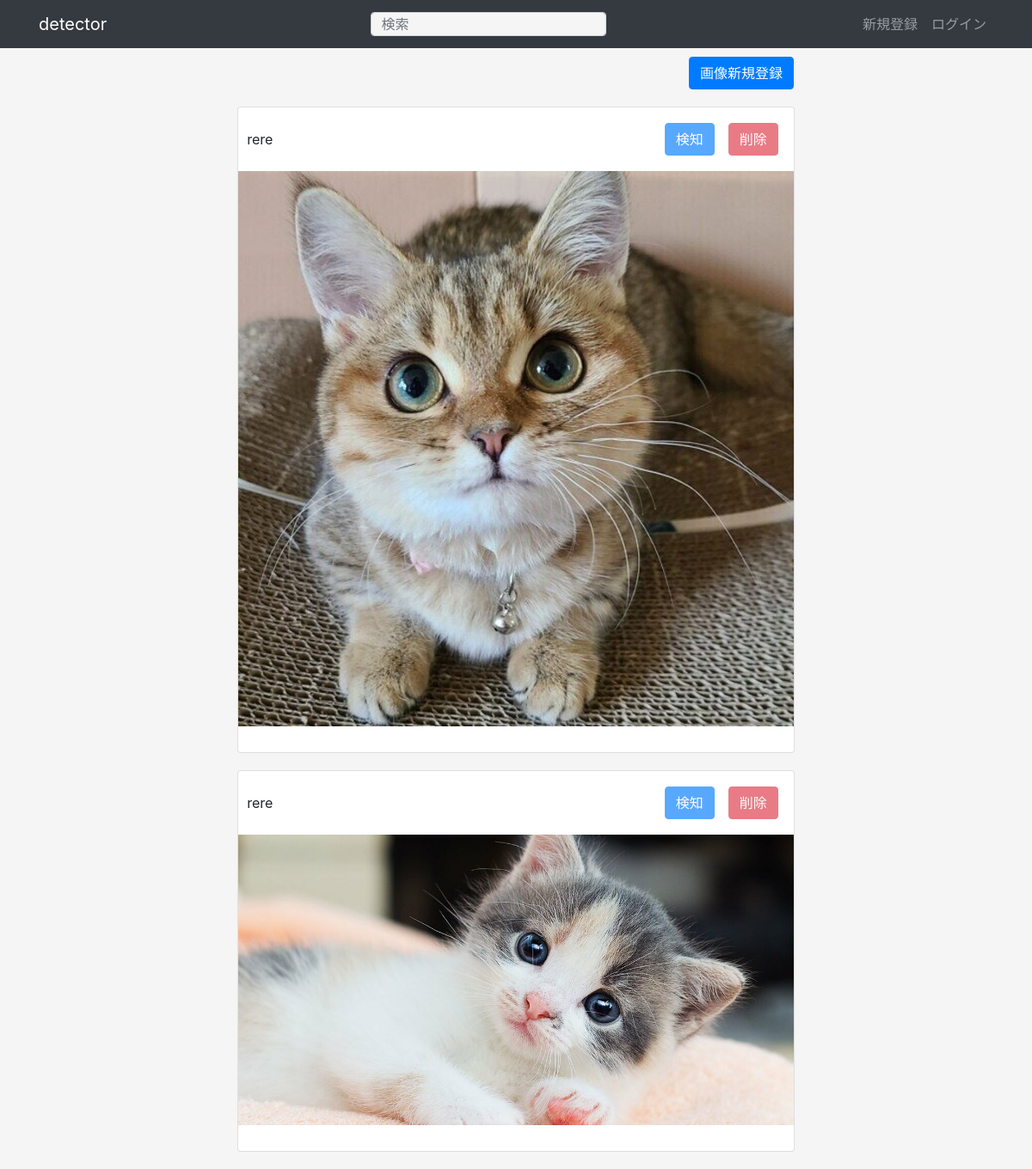
The app's page /, older data.
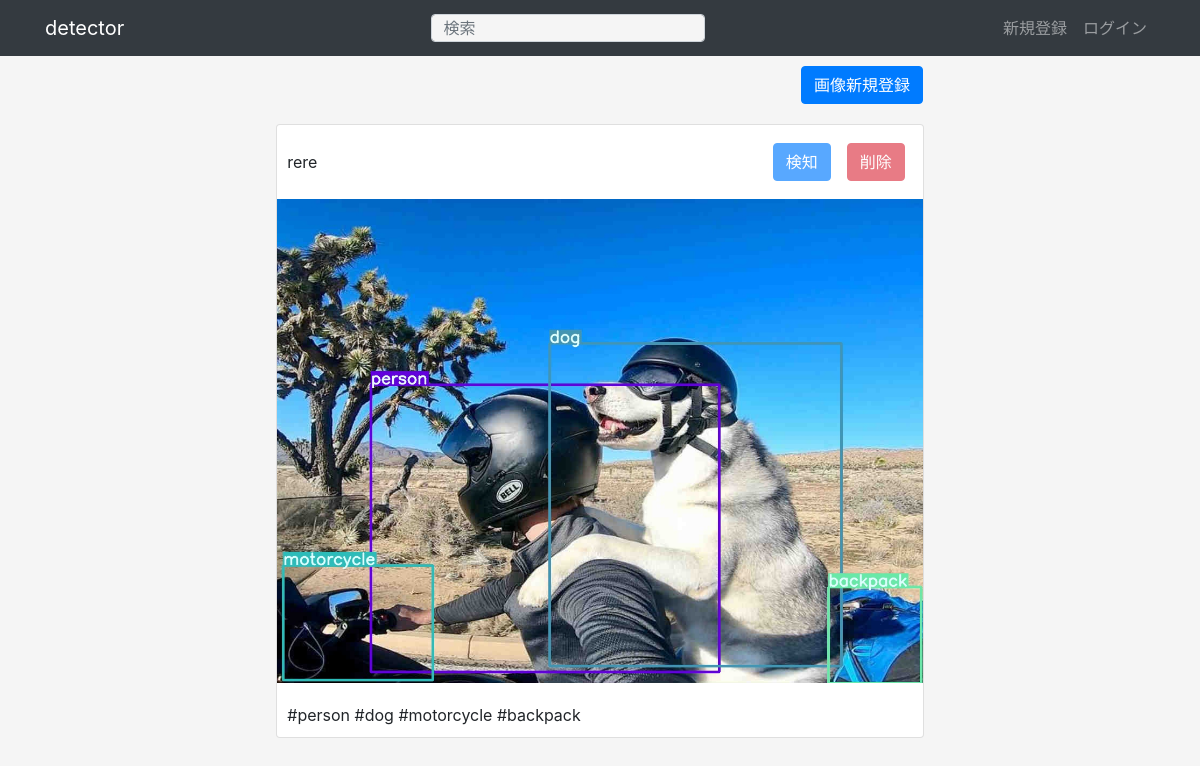
The same page, newer data.
### apps/crud/models.py (models this page shows, shortened)
class User(db.Model, UserMixin):
    __tablename__ = "users"
    id = db.Column(db.Integer, primary_key=True)
    username = db.Column(db.String, index=True)
    email = db.Column(db.String, unique=True, index=True)
    password_hash = db.Column(db.String)
    created_at = db.Column(db.DateTime, default=datetime.now)
    updated_at = db.Column(db.DateTime, default=datetime.now, onupdate=datetime.now)
    @property
    def password(self):
        raise AttributeError("読み取り不可")

### apps/detector/models.py (models this page shows)
class UserImage(db.Model):
    __tablename__ = "user_images"
    id = db.Column(db.Integer, primary_key=True)
    user_id = db.Column(db.String, db.ForeignKey("users.id"))
    image_path = db.Column(db.String)
    is_detected = db.Column(db.Boolean, default=False)
    created_at = db.Column(db.DateTime, default=datetime.now)
    updated_at = db.Column(db.DateTime, default=datetime.now, onupdate=datetime.now)

class UserImageTag(db.Model):
    __tablename__ = "user_image_tags"
    id = db.Column(db.Integer, primary_key=True)
    user_image_id = db.Column(db.String, db.ForeignKey("user_images.id"))
    tag_name = db.Column(db.String)
    created_at = db.Column(db.DateTime, default=datetime.now)
    updated_at = db.Column(db.DateTime, default=datetime.now, onupdate=datetime.now)

### apps/detector/views.py (the view)
@dt.route("/")
def index():
    user_images = (
        db.session.query(User, UserImage)
        .join(UserImage)
        .filter(User.id == UserImage.user_id)
        .all()
    )
    user_image_tag_dict = {}
    for user_image in user_images:
        user_image_tags = (
            db.session.query(UserImageTag)
            .filter(UserImageTag.user_image_id == user_image.UserImage.id)
            .all()
        )
        user_image_tag_dict[user_image.UserImage.id] = user_image_tags
    detector_form = DetectorForm()
    delete_form = DeleteFrom()
    return render_template(
        "detector/index.html",
        user_images=user_images,
        user_image_tag_dict=user_image_tag_dict,
        detector_form=detector_form,
        delete_form=delete_form,
    )

### apps/detector/forms.py
class DetectorForm(FlaskForm):
    submit = SubmitField("検知")

class DeleteFrom(FlaskForm):
    submit = SubmitField("削除")

### apps/detector/templates/detector/index.html (shortened to what this page needs)
{% extends "detector/base.html" %}
{% block content %}
<div class="col-md-10 text-right dt-image-register-btn">
    <a href="{{ url_for('detector.upload_image') }}" class="btn btn-primary">画像新規登録</a>
</div>
{% for user_image in user_images %}
<div class="card col-md-7 dt-image-content">
    <header class="d-flex justify-content-between">
        <div class="dt-image-username">{{ user_image.User.username }}</div>
        <div class="d-flex flex-row-reverse">
            <div class="p-2">
                <form
                    action="{{ url_for('detector.delete_image', image_id=user_image.UserImage.id) }}"
                    method="POST"
                >
                    {% if current_user.id == user_image.User.id %}
                    {{ delete_form.submit(class="btn btn-danger") }}
                    {% else %}
                    {{ delete_form.submit(class="btn btn-danger", disabled="disabled") }}
                    {% endif %}
                </form>
            </div>
            <div class="p-2">
                <form
                    action="{{ url_for('detector.detect', image_id=user_image.UserImage.id) }}"
                    method="POST"
                >
                    {% if current_user.id == user_image.User.id and
                    user_image.UserImage.is_detected == False %}
                    {{ detector_form.submit(class="btn btn-primary") }}
                    {% else %}
                    {{ detector_form.submit(class="btn btn-primary", disabled="disabled") }}
                    {% endif %}
                </form>
            </div>
        </div>
    </header>
    <section>
        <img src="{{ url_for('detector.image_file', filename=user_image.UserImage.image_path) }}" alt="アップロード画像" />
    </section>
    <footer>
        {% for tag in user_image_tag_dict[user_image.UserImage.id] %}
            #{{tag.tag_name}}
        {% endfor %}
    </footer>
</div>
{% endfor %}
{% endblock %}

### apps/detector/templates/detector/base.html (shortened to what this page needs)
<!DOCTYPE html>
<html lang="ja">
    <head>
        <link
            rel="stylesheet"
            href="{{ url_for('static', filename='css/bootstrap.min.css') }}"
        />
        <link
            rel="stylesheet"
            href="{{ url_for('static', filename='css/style.css') }}"
        />
        </head>
        <body>
            <nav class="navbar navbar-expand-lg navbar-dark bg-dark">
                <div class="container">
                    <a class="navbar-brand" href="{{ url_for('detector.index') }}">detector</a>
                    {% if url_for(request.endpoint) == url_for('detector.index') or
                    url_for(request.endpoint) == url_for('detector.search') %}
                    <div class="btn-group">
                        <form
                            method="GET"
                            action="{{ url_for('detector.search') }}"
                            name="dtSearchFrom"
                        >
                            {% if request.args.get("search") %}
                            <input
                                type="search"
                                id="dt-search"
                                class="form-control col-md-12 dt-search"
                                placeholder="検索"
                                name="search"
                                value="{{ request.args.get('search') }}"
                            />
                            {% else %}
                            <input
                                type="search"
                                id="dt-search"
                                class="form-control col-md-12 dt-search"
                                placeholder="検索"
                                name="search"
                            />
                            {% endif %}
                        </form>
                    </div>
                    {% endif %}
                    <ul class="navbar-nav">
                        {% if current_user.is_authenticated %}
                        <li class="nav-item">
                            <span class="nav-link">{{ current_user.username }}</span>
                        </li>
                        <li class="nav-item">
                            <a class="nav-link" href="{{ url_for('auth.logout') }}">ログアウト</a>
                        </li>
                        {% else %}
                        <li class="nav-item">
                            <a class="nav-link" href="{{ url_for('auth.signup') }}">新規登録</a>
                        </li>
                        <li class="nav-item">
                            <a class="nav-link" href="{{ url_for('auth.login') }}">ログイン</a>
                        </li>
                        {% endif %}
                    </ul>
                </div>
            </nav>
            <section class="container">
            {% block content %}{% endblock %}
            </section>
        </body>
</html>

### apps/static/css/style.css (style rules this page uses)
body { background-color: #f5f5f5; }
input[type="search"] { background-color: #f5f5f5; }
.dt-search { height: 28px !important; }
.dt-image-content { margin: 20px auto; padding: 0; }
.dt-image-username { padding-top: 15px; }
.dt-image-register-btn { padding: 10px 47px 0 0; }
.dt-image-content header { padding: 10px 10px 0 10px; }
.dt-image-content section { padding: 10px 0; margin: auto; }
.dt-image-content footer { padding: 10px; }
.dt-image-content section img { width: 100%; }

Row changes from the older to the newer data that the page shows:
no longer on one of the page's lists (row unchanged): User: User.username "rere"
changed through a linked row, User "rere": image_path: a different picture
added UserImageTag: tag_name "person"
added UserImageTag: tag_name "dog"
added UserImageTag: tag_name "motorcycle"
added UserImageTag: tag_name "backpack"
